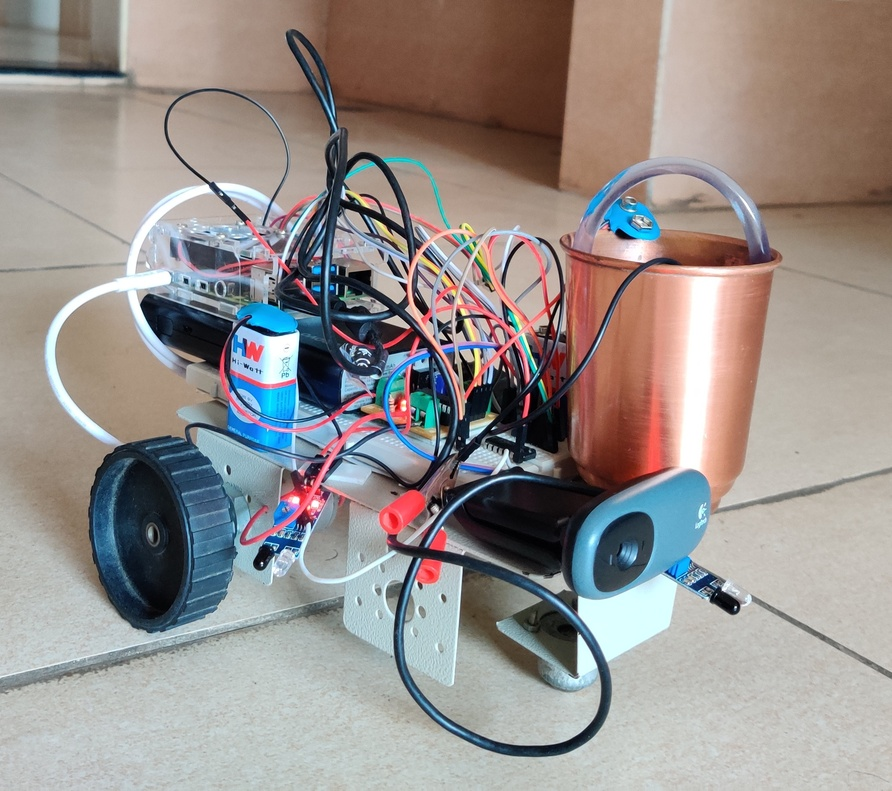
#> input picture media/robot.jpg, 892 x 791 px, shrunk from 2324 x 2059 before the run, given in place of the camera
$ python gethsv.py
#> lines starting #> are read from the running program, lines starting #| are printed output that depends on the picture; after the words box and inside, x2 and y2 are one past the last pixel; in counts of white or black regions, pixels touching at a corner belong together
import cv2
import numpy as np


cap = cv2.VideoCapture(1)

def nothing(x):
    pass
# Creating a window for later use
cv2.namedWindow('result')

# Starting with 100's to prevent error while masking
h,s,v = 100,100,100

# Creating track bar
cv2.createTrackbar('h', 'result',0,179,nothing)
#> slider 'h' is set to 59
cv2.createTrackbar('s', 'result',0,255,nothing)
#> slider 's' is set to 85
cv2.createTrackbar('v', 'result',0,255,nothing)
#> slider 'v' is set to 85

while(1):

    _, frame = cap.read()
#> frame is the input picture: shape (791, 892, 3); mean B, G, R 140.8, 143.8, 150.3

    #converting to HSV
    hsv = cv2.cvtColor(frame,cv2.COLOR_BGR2HSV)
#> hsv: shape (791, 892, 3); mean H, S, V 52.2, 59.5, 161.9

    # get info from track bar and appy to result
    h = cv2.getTrackbarPos('h','result')
    s = cv2.getTrackbarPos('s','result')
    v = cv2.getTrackbarPos('v','result')

    # Normal masking algorithm
    lower_blue = np.array([h,s,v])
    upper_blue = np.array([180,255,255])

    mask = cv2.inRange(hsv,lower_blue, upper_blue)
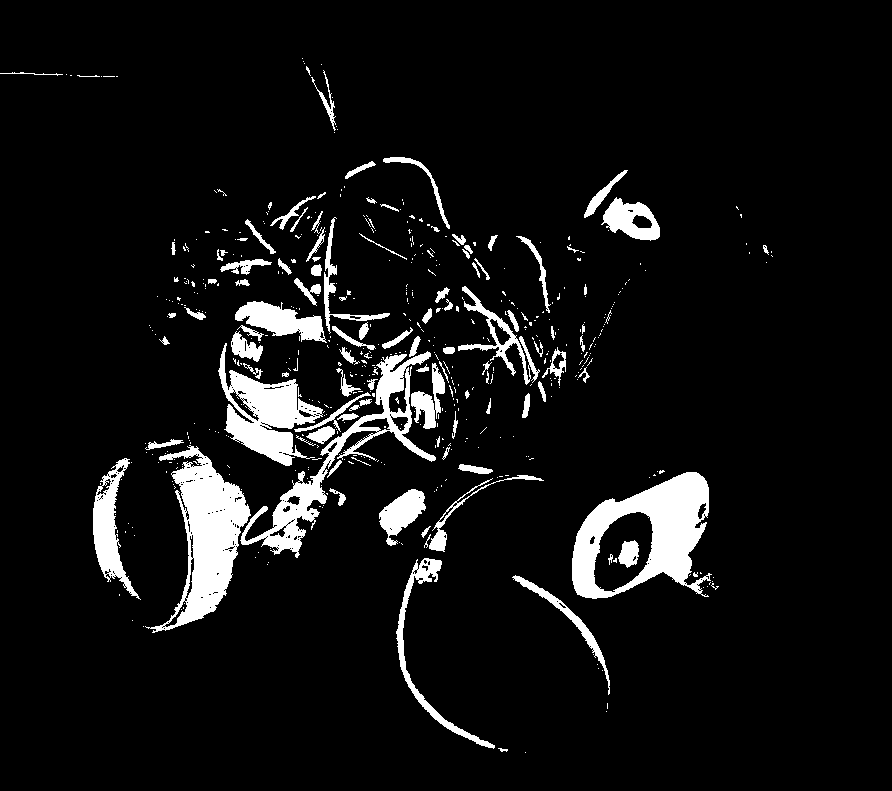
#> mask: shape (791, 892); 7.3% white; 541 white regions (435 under 20 px), largest, box (x1, y1, x2, y2) and area: (572, 472, 712, 599) 8521, (145, 445, 251, 633) 7925, (240, 351, 436, 558) 5762

    result = cv2.bitwise_and(frame,frame,mask = mask)
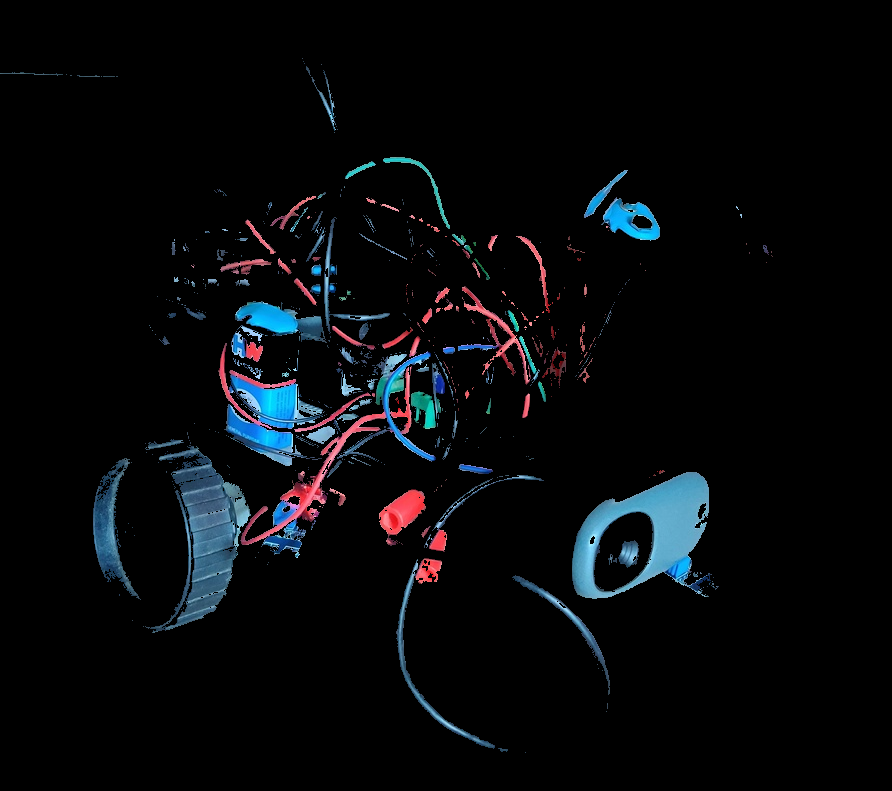
#> result: shape (791, 892, 3); mean B, G, R 11.3, 9, 6.8

    cv2.imshow('result',result)

    k = cv2.waitKey(5) & 0xFF
#> (key Esc is pressed here)
    if k == 27:
        break

cap.release()

cv2.destroyAllWindows()
